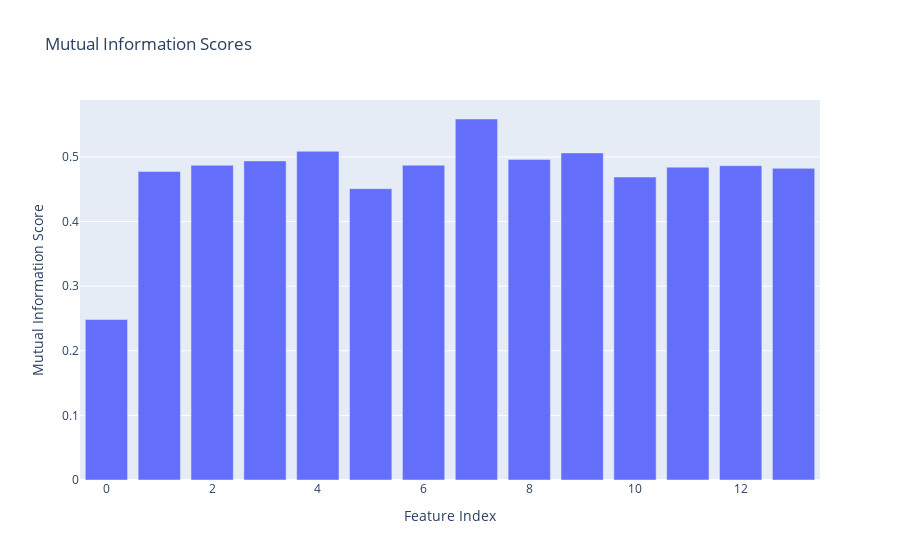

The cell this chart's notebook holds for it:
### Code cell
# Assuming you have the mutual information scores stored in the mi_scores variable

# Create a bar plot
fig = go.Figure(data=[go.Bar(x=list(range(len(mutual_info_scores))), y=mutual_info_scores)])

# Set the axis labels and title
fig.update_layout(
    xaxis_title='Feature Index',
    yaxis_title='Mutual Information Score',
    title='Mutual Information Scores'
)

# Show the plot
fig.show()

### Figure 1 — Plotly figure (JSON) as saved in the notebook; plotly's stock layout.template omitted (floating-point values rounded to 4 significant figures)
{"data": [{"type": "bar", "x": [0, 1, 2, 3, 4, 5, 6, 7, 8, 9, 10, 11, 12, 13], "y": [0.2483, 0.4773, 0.4871, 0.4938, 0.5087, 0.4509, 0.4872, 0.5587, 0.4962, 0.5062, 0.4689, 0.4841, 0.4865, 0.4823]}], "layout": {"title": {"text": "Mutual Information Scores"}, "xaxis": {"title": {"text": "Feature Index"}}, "yaxis": {"title": {"text": "Mutual Information Score"}}}}
